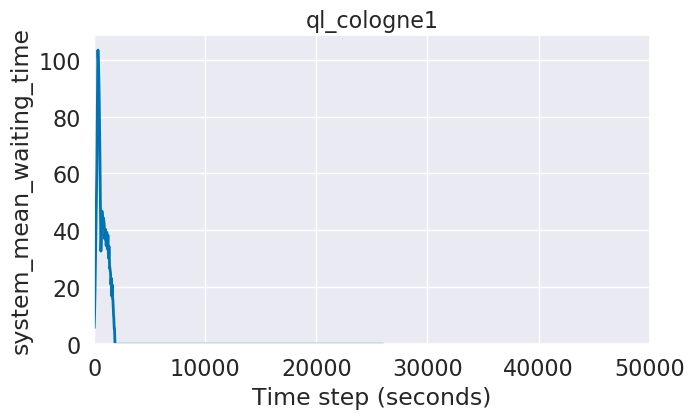
#> input picture outputs/plots/ql_cologne1_waiting.png, 694 x 419 px
$ jupyter execute --allow-errors creat_big_pic.ipynb
#> lines starting #> are read from the running program, lines starting #| are printed output that depends on the picture
[cell 1]
import matplotlib.pyplot as plt
import matplotlib.image as mpimg
import os

# === CONFIG ===
# Group images into categories (use your actual filenames here)
waiting_time_imgs = [
    'ql_cologne1_waiting.png',
    'ql_hangzhou_waiting.png',
    'dqn_cologne1_waiting.png',
    'dqn_hangzhou_waiting.png',
    'dqnq_cologne1_waiting.png',
    'dqnq_hangzhou_waiting.png',
    'ppo_cologne1_waiting.png',
    'ppo_hangzhou_waiting.png',
    'qrdqn_cologne1_waiting.png',
]

stopped_imgs = [
    'ql_cologne1_stopped.png',
    'ql_hangzhou_stopped.png',
    'dqn_cologne1_stopped.png',
    'dqn_hangzhou_stopped.png',
    'dqnq_cologne1_stopped.png',
    'dqnq_hangzhou_stopped.png',
    'ppo_cologne1_stopped.png',
    'ppo_hangzhou_stopped.png',
    'qrdqn_cologne1_stopped.png',
]

arrived_imgs = [
    'ql_cologne1_arrived.png',
    'ql_hangzhou_arrived.png',
    'dqn_cologne1_arrived.png',
    'dqn_hangzhou_arrived.png',
    'dqnq_cologne1_arrived.png',
    'dqnq_hangzhou_arrived.png',
    'ppo_cologne1_arrived.png',
    'ppo_hangzhou_arrived.png',
    'qrdqn_cologne1_arrived.png',
]


output_dir = "combined_images"
os.makedirs(output_dir, exist_ok=True)

# === Function to Plot a Group ===
def plot_image_grid(image_list, title, outname, columns=3):
    # Determine rows and groups
#> called with title = 'System Mean Waiting Time (All Models)', outname = 'combined_waiting_time.png', columns = 3
    cologne_imgs = [img for img in image_list if 'cologne1' in img]
    hangzhou_imgs = [img for img in image_list if 'hangzhou' in img]
    all_imgs = cologne_imgs + hangzhou_imgs

    rows = (len(all_imgs) + columns - 1) // columns
    fig, axs = plt.subplots(rows, columns, figsize=(5 * columns, 4 * rows))
    axs = axs.flatten()

    for idx, img_path in enumerate(all_imgs):
        if os.path.exists(img_path):
            img = mpimg.imread(img_path)
#> img is the input picture: shape (419, 694, 4) float32; mean R, G, B, A 0.93, 0.933, 0.952, 1
            axs[idx].imshow(img)
            axs[idx].set_title(os.path.basename(img_path), fontsize=9)
            axs[idx].axis('off')
        else:
            axs[idx].set_visible(False)

    # Add divider text between Cologne1 and Hangzhou sections
    mid_row = (len(cologne_imgs) + columns - 1) // columns
#> mid_row = 2
    for col in range(columns):
        idx = mid_row * columns + col
        if idx < len(axs):
            axs[idx].text(0.5, 1.15, "Hangzhou", fontsize=14, ha='center', transform=axs[idx].transAxes)
    axs[0].text(0.5, 1.15, "Cologne1", fontsize=14, ha='center', transform=axs[0].transAxes)

    fig.suptitle(title, fontsize=16)
    plt.tight_layout()
    plt.subplots_adjust(top=0.92)
    output_path = os.path.join(output_dir, outname)
    plt.savefig(output_path)
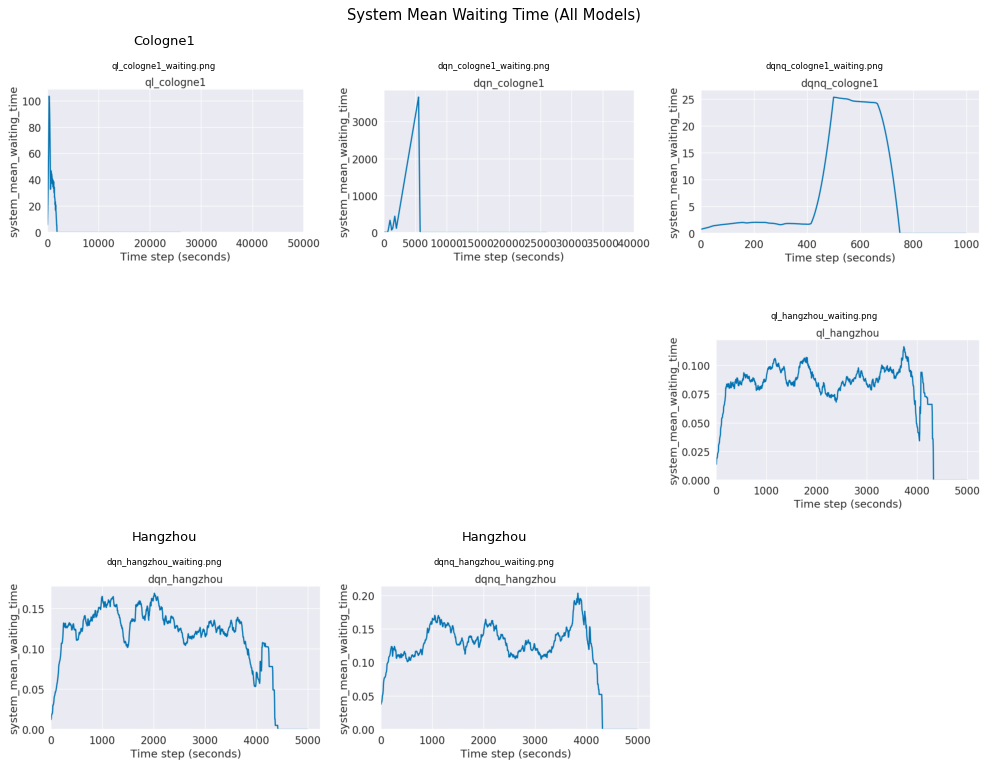
#> figure drawn by matplotlib, 6 panels
    print(f"Saved: {output_path}")
    plt.close()

# === Generate Big Plots ===
plot_image_grid(waiting_time_imgs, "System Mean Waiting Time (All Models)", "combined_waiting_time.png")
plot_image_grid(stopped_imgs, "Agents Total Stopped (All Models)", "combined_stopped.png")
plot_image_grid(arrived_imgs, "System Total Arrived (All Models)", "combined_arrived.png")
